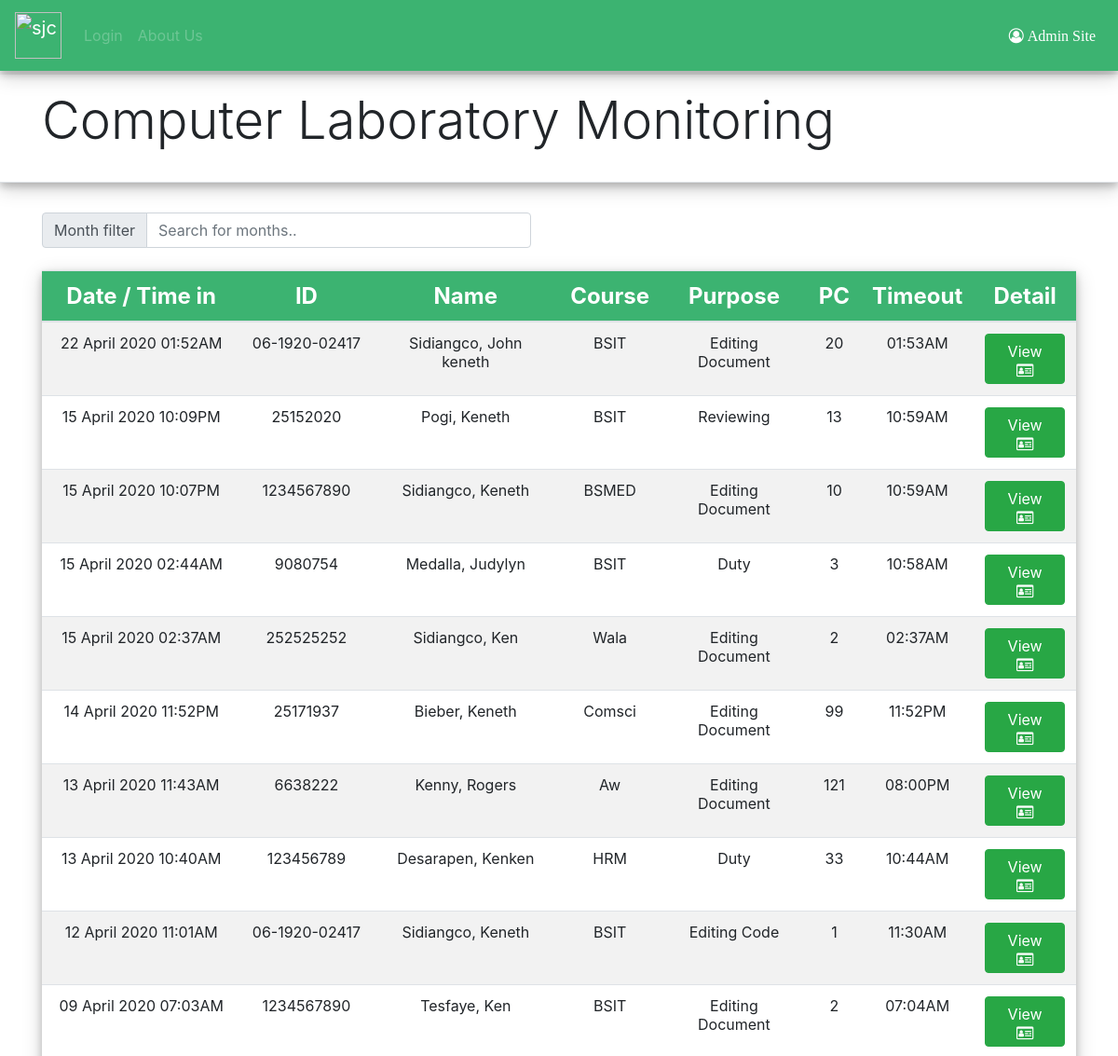
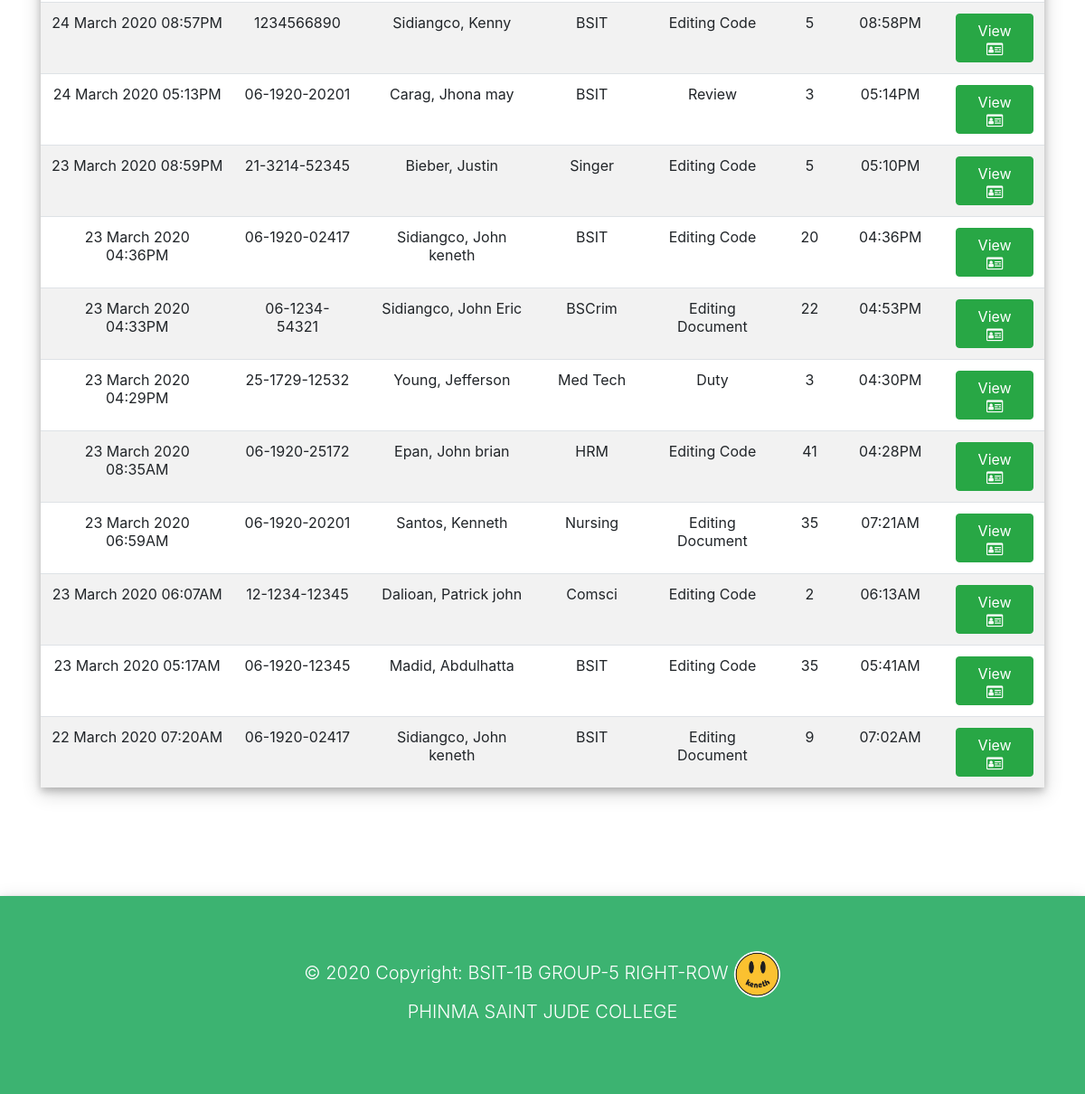
The page / on the database its author committed (2 pictures, top to bottom).
### timein/models.py (models this page shows, shortened)
class Student(models.Model):
	admin = models.ForeignKey(User, on_delete=models.CASCADE)
	ID_number = models.CharField(max_length=15)
	last_name = models.CharField(max_length=50)
	first_name = models.CharField(max_length=50)
	course = models.CharField(max_length=20)
	purpose = models.CharField(choices=purposes, blank=False, max_length=20, default='general')
	pc = models.IntegerField()
	date = models.DateTimeField(default=timezone.now)
	timeout = models.TimeField(default=timezone.now, blank=True, null=True)
	def dtin(self):
	    return self.date.strftime("%d %B %Y %I:%M%p")
	def out(self):
	    return self.timeout.strftime("%I:%M%p")

### timein/views.py (the view)
# urls.py: path('', views.user_list, name='user_list'),
def user_list(request):
    students = Student.objects.filter(date__lte=timezone.now()).order_by('date')
    if request.method == "POST":
        form = StudentForm(request.POST)
        if form.is_valid():
            student = form.save(commit=False)
            student.timeout = None
            student.date = timezone.now()
            student.admin = request.user
            student.save()
            return redirect('user_detail', pk=student.pk)
    else:
        form = StudentForm()
        return render(request, 'user_list.html', {'form': form, 'students': students})

### timein/forms.py
class StudentForm(forms.ModelForm):
    class Meta:
        model = Student
        fields = ('ID_number', 'first_name', 'last_name', 'course', 'purpose','pc',)
        widgets = {
        'ID_number': forms.TextInput(attrs={'placeholder': 'ID number','class': 'form-control', 'id': 'id', }),
        'first_name': forms.TextInput(attrs={'placeholder': 'First name','class': 'form-control', 'id': 'fname'}),
        'last_name': forms.TextInput(attrs={'placeholder': 'Last name','class': 'form-control','id': 'lname'}),
        'course': forms.TextInput(attrs={'placeholder': 'Course', 'class': 'form-control','id': 'course'}),
        'pc':forms.NumberInput(attrs={'placeholder': 'PC number', 'class': 'form-control', 'id': 'pc', 'type': 'number'}),
        'purpose':forms.Select(attrs={'class': 'form-control custom-select', 'id': 'purpose',}),
        }

### timein/templates/user_list.html (shortened to what this page needs)
{% extends 'layout.html' %}
{% block content %}
    <div id="srch" class="input-group col-md-6">
        <div class="input-group-prepend">
            <span class="input-group-text" id="">Month filter</span>
        </div>
        <input class="form-control" type="text" id="myInput" onkeyup="myFunction()" placeholder="Search for months..">
    </div>
<br>
    <table id="myTable" class="table table-striped table-hovered text-center">
        <thead>
            <tr>
                <th scope="col">Date / Time in</th>
                <th scope="col">ID</th>
                <th scope="col">Name</th>
                <th scope="col">Course</th>
                <th scope="col">Purpose</th>
                <th scope="col">PC</th>
                <th scope="col">Timeout</h1></th>
                <th scope="col">Detail</th>
            </tr>
    </thead>
        <tbody>
            {% for student in students reversed %}
            <tr>
                <td>{{ student.dtin }}</td>
                <td>{{ student.ID_number }}</td>
                <td>{{student.last_name }}, {{ student.first_name }}</td>
                <td>{{ student.course }}</td>
                <td>{{ student.purpose }}</td>
                <td>{{ student.pc }}</td>
                <td>{% with student.timeout as p %}
                {% if p == None %}
                    --:--:--
                {% else %}
                    {{ student.out }}
                {% endif %}
            {% endwith %}</td>
                <td><a type="button" class="btn btn-success" href="{% url 'user_detail' pk=student.pk %}">View <i class="fa fa-id-card-o"></i></a></td>
            </tr>
            {% endfor %}
        </tbody>
    </table>
{% endblock %}

### timein/templates/layout.html (shortened to what this page needs)
{% load static %}
<DOCTYPE! HTML>
    <html>
    <head>
        <link rel="stylesheet" href="{% static 'css/layout.css' %}">
        <link rel="stylesheet" href="{% static 'css/float_label.css' %}">
        <link rel="stylesheet" href="{% static 'css/modal.css' %}">
        <link rel="stylesheet" href="{% static 'css/bootstrap.css' %}">
        <link rel="stylesheet" href="https://stackpath.bootstrapcdn.com/bootstrap/4.4.1/css/bootstrap.min.css">
        <link rel="stylesheet" href="https://cdnjs.cloudflare.com/ajax/libs/font-awesome/4.7.0/css/font-awesome.min.css">
    </head>
    <body>
        <nav class="navbar navbar-expand-md navbar-dark sticky-top">
            <a href="{% url 'user_list' %}" class="navbar-brand text-white"> <img width="50px" src="{% static 'img/sjc.png' %}" alt="sjc"></a>
            <div class="collapse navbar-collapse" id="navbarCollapse">
                <div class="navbar-nav">
                    <a href="{% url 'user_form' %}" class="nav-item nav-link disabled">Login</a>
                    <a href="#" class="nav-item nav-link disabled" tabindex="-1">About Us</a>
                </div>
                <div class="navbar-nav ml-auto">
                    <a href="{% url 'admin:index' %}" class="nav-item nav-link text-white"><i style="font-size:16px" class="fa fa-user-circle-o"> Admin Site</i></a>
                </div>
            </div>
        </nav>
        <div style="box-shadow: 0 4px 8px 0 rgba(0, 0, 0, 0.2), 0 6px 20px 0 rgba(0, 0, 0, 0.19);" class="pt-3 pb-4 mt-1 mb-2 border-bottom">
            <div class="container container-fluid">
                <h1 class="display-4">Computer Laboratory Monitoring</h1>
            </div>
        </div>
        <br>
        <div class="container">
            {% block content %}
            {% endblock %}
        </div>
        <footer>
            <div class="container">
                <p class="lead text-white text-center">
                    © 2020 Copyright: BSIT-1B GROUP-5 RIGHT-ROW <img width="5%" src="{% static 'img/ken.png' %}" alt="keneth"><br>PHINMA SAINT JUDE COLLEGE
                </p>
            </div>
        </footer>
    </body>
</html>

### timein/static/css/layout.css (style rules this page uses)
.navbar { background-color: #3cb371; box-shadow: 0 4px 8px 0 rgba(0, 0, 0, 0.2), 0 6px 20px 0 rgba(0, 0, 0, 0.19); }
footer { background-color: #3cb371; padding: 5%; margin-top: 10%; box-shadow: 0 4px 8px 0 rgba(0, 0, 0, 0.2), 0 6px 20px 0 rgba(0, 0, 0, 0.19); }
thead { background-color: #3cb371; color: white; border-radius: 10px; }
#srch { margin-left: -15px; }
th { font-size: 1.5rem; }
table { box-shadow: 0 4px 8px 0 rgba(0, 0, 0, 0.2), 0 6px 20px 0 rgba(0, 0, 0, 0.19); }

### timein/static/css/float_label.css (style rules this page uses)
:root { --input-padding-x: .75rem; --input-padding-y: .75rem; }

### rows shown on the page
Student: dtin "22 April 2020 01:52AM", ID_number "06-1920-02417", last_name "Sidiangco", first_name "John keneth", course "BSIT", purpose "Editing Document", pc "20", out "01:53AM"
Student: dtin "15 April 2020 10:09PM", ID_number "25152020", last_name "Pogi", first_name "Keneth", course "BSIT", purpose "Reviewing", pc "13", out "10:59AM"
Student: dtin "15 April 2020 10:07PM", ID_number "1234567890", last_name "Sidiangco", first_name "Keneth", course "BSMED", purpose "Editing Document", pc "10", out "10:59AM"
Student: dtin "15 April 2020 02:44AM", ID_number "9080754", last_name "Medalla", first_name "Judylyn", course "BSIT", purpose "Duty", pc "3", out "10:58AM"
Student: dtin "15 April 2020 02:37AM", ID_number "252525252", last_name "Sidiangco", first_name "Ken", course "Wala", purpose "Editing Document", pc "2", out "02:37AM"
Student: dtin "14 April 2020 11:52PM", ID_number "25171937", last_name "Bieber", first_name "Keneth", course "Comsci", purpose "Editing Document", pc "99", out "11:52PM"
Student: dtin "13 April 2020 11:43AM", ID_number "6638222", last_name "Kenny", first_name "Rogers", course "Aw", purpose "Editing Document", pc "121", out "08:00PM"
Student: dtin "13 April 2020 10:40AM", ID_number "123456789", last_name "Desarapen", first_name "Kenken", course "HRM", purpose "Duty", pc "33", out "10:44AM"
Student: dtin "12 April 2020 11:01AM", ID_number "06-1920-02417", last_name "Sidiangco", first_name "Keneth", course "BSIT", purpose "Editing Code", pc "1", out "11:30AM"
Student: dtin "09 April 2020 07:03AM", ID_number "1234567890", last_name "Tesfaye", first_name "Ken", course "BSIT", purpose "Editing Document", pc "2", out "07:04AM"
Student: dtin "24 March 2020 08:57PM", ID_number "1234566890", last_name "Sidiangco", first_name "Kenny", course "BSIT", purpose "Editing Code", pc "5", out "08:58PM"
Student: dtin "24 March 2020 05:13PM", ID_number "06-1920-20201", last_name "Carag", first_name "Jhona may", course "BSIT", purpose "Review", pc "3", out "05:14PM"
Student: dtin "23 March 2020 08:59PM", ID_number "21-3214-52345", last_name "Bieber", first_name "Justin", course "Singer", purpose "Editing Code", pc "5", out "05:10PM"
Student: dtin "23 March 2020 04:36PM", ID_number "06-1920-02417", last_name "Sidiangco", first_name "John keneth", course "BSIT", purpose "Editing Code", pc "20", out "04:36PM"
Student: dtin "23 March 2020 04:33PM", ID_number "06-1234-54321", last_name "Sidiangco", first_name "John Eric", course "BSCrim", purpose "Editing Document", pc "22", out "04:53PM"
Student: dtin "23 March 2020 04:29PM", ID_number "25-1729-12532", last_name "Young", first_name "Jefferson", course "Med Tech", purpose "Duty", pc "3", out "04:30PM"
Student: dtin "23 March 2020 08:35AM", ID_number "06-1920-25172", last_name "Epan", first_name "John brian", course "HRM", purpose "Editing Code", pc "41", out "04:28PM"
Student: dtin "23 March 2020 06:59AM", ID_number "06-1920-20201", last_name "Santos", first_name "Kenneth", course "Nursing", purpose "Editing Document", pc "35", out "07:21AM"
Student: dtin "23 March 2020 06:07AM", ID_number "12-1234-12345", last_name "Dalioan", first_name "Patrick john", course "Comsci", purpose "Editing Code", pc "2", out "06:13AM"
Student: dtin "23 March 2020 05:17AM", ID_number "06-1920-12345", last_name "Madid", first_name "Abdulhatta", course "BSIT", purpose "Editing Code", pc "35", out "05:41AM"
Student: dtin "22 March 2020 07:20AM", ID_number "06-1920-02417", last_name "Sidiangco", first_name "John keneth", course "BSIT", purpose "Editing Document", pc "9", out "07:02AM"
